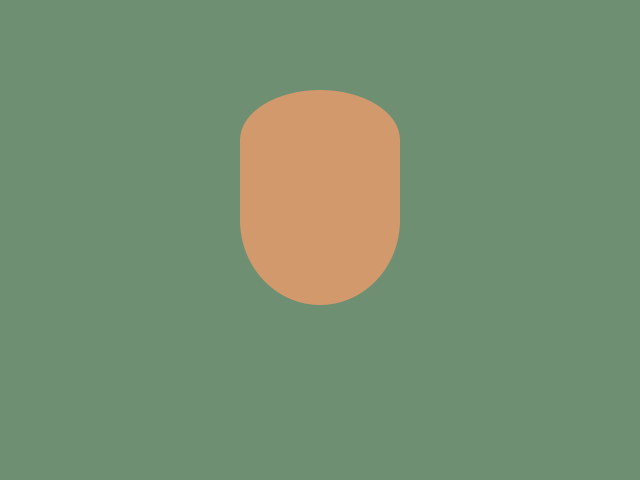
Frame 1 (no input)
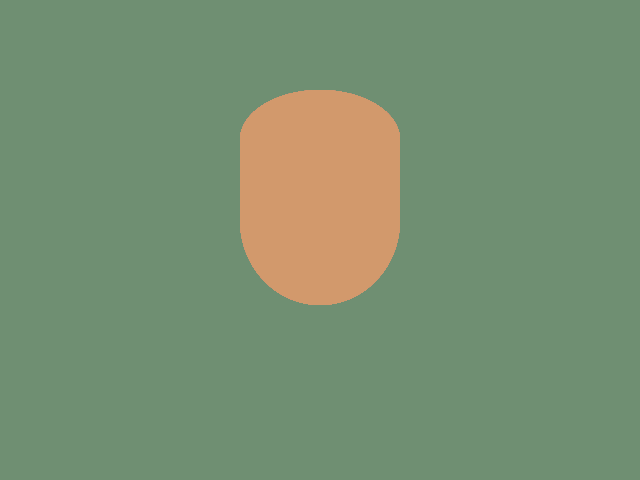
Frame 60 (the mouse pressed at the canvas centre just before this capture)
Frame 120 (the mouse held since frame 60 and released just before this capture): identical to frame 60, image omitted

The Processing sketch that drew these frames (run headless with seeded random() and noise(); from frame 60 on, the mouse is pressed at the canvas centre):

// Processing sketch: sketch_200911a
// ── sketch_200911a.pde
void setup() {
  size(640, 480);
  background(111, 143, 114);
}

int scale = 2;
int faceWidth = 80;

int centerX = 320;
int centerY = 240;

void draw() {
  face();
}

void face() {
  noStroke();
  fill(210, 153, 108);
  //hair();
  middleOfFace();
  foreHead();
  chin();
}

void foreHead() {
  arc(centerX, centerY-100, faceWidth*scale, 50*scale, PI, 2*PI);
}

void middleOfFace(){
  rect(centerX-faceWidth*scale/2, centerY-100,faceWidth*scale,80);
}

void chin() {
  arc(centerX, centerY-20, faceWidth*scale, 85*scale, 0, PI);
}
void hair() {
  pushStyle();
  fill(0);
  arc(centerX, centerY-95, 98*scale, 60*scale, PI, 2*PI);
  popStyle();
}
